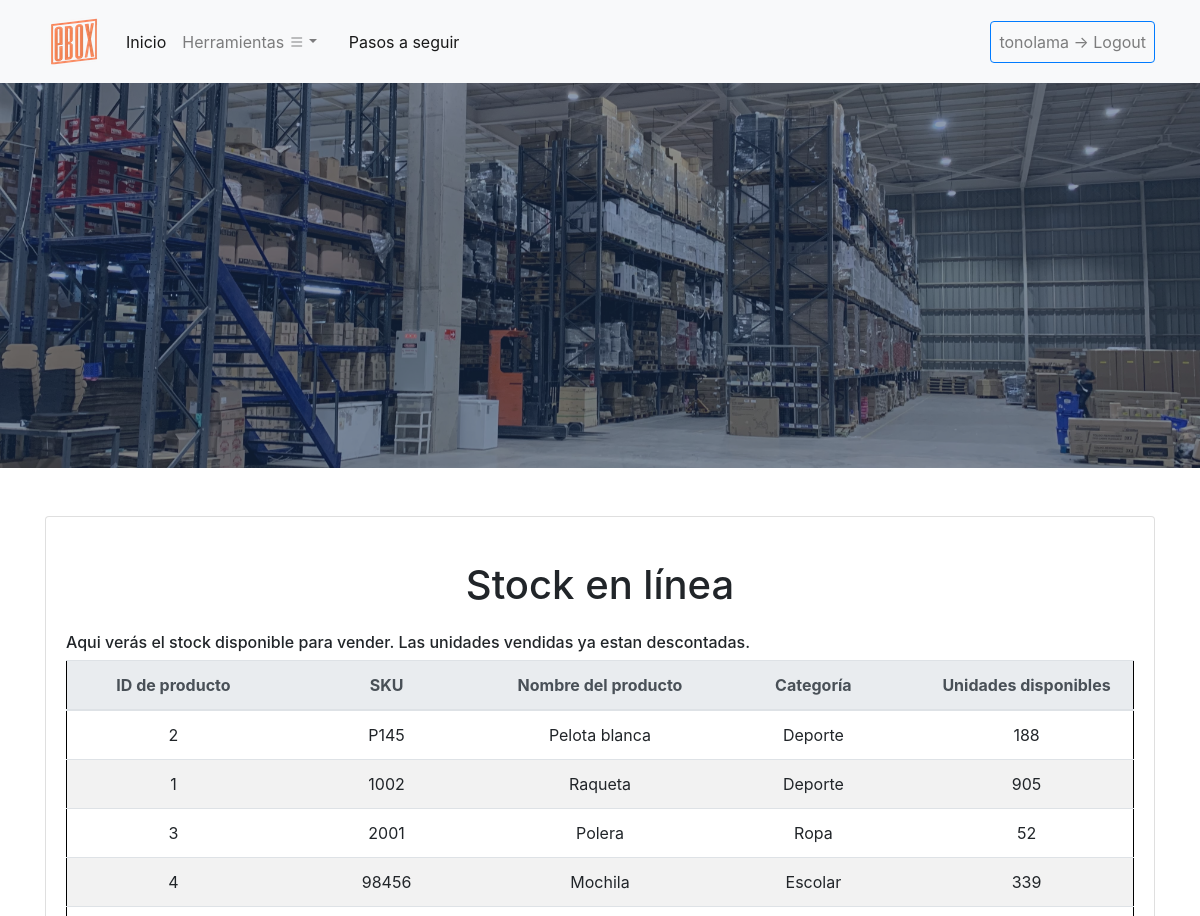
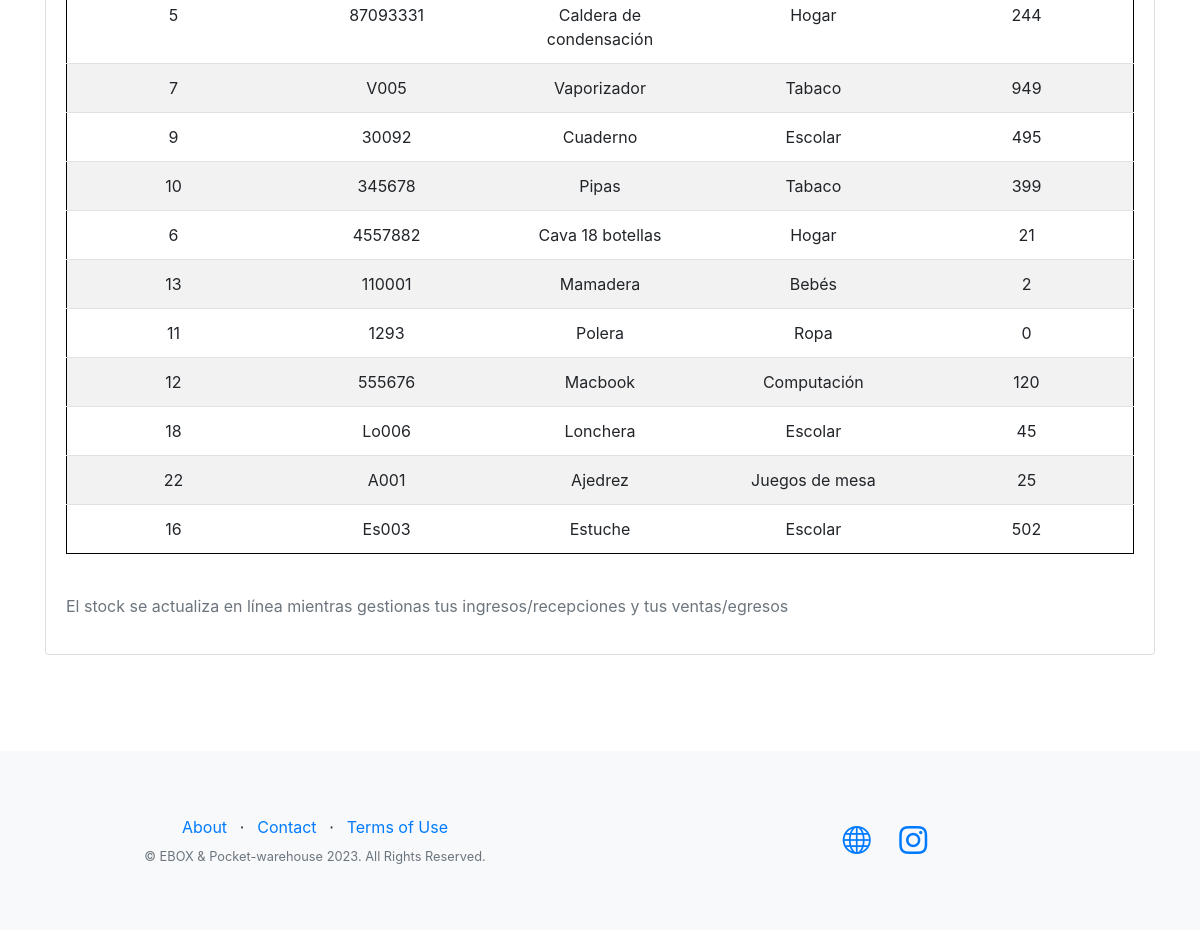
The page /eboxApp/stock_en_linea/ (signed in) on the database as committed earlier (2 pictures, top to bottom).
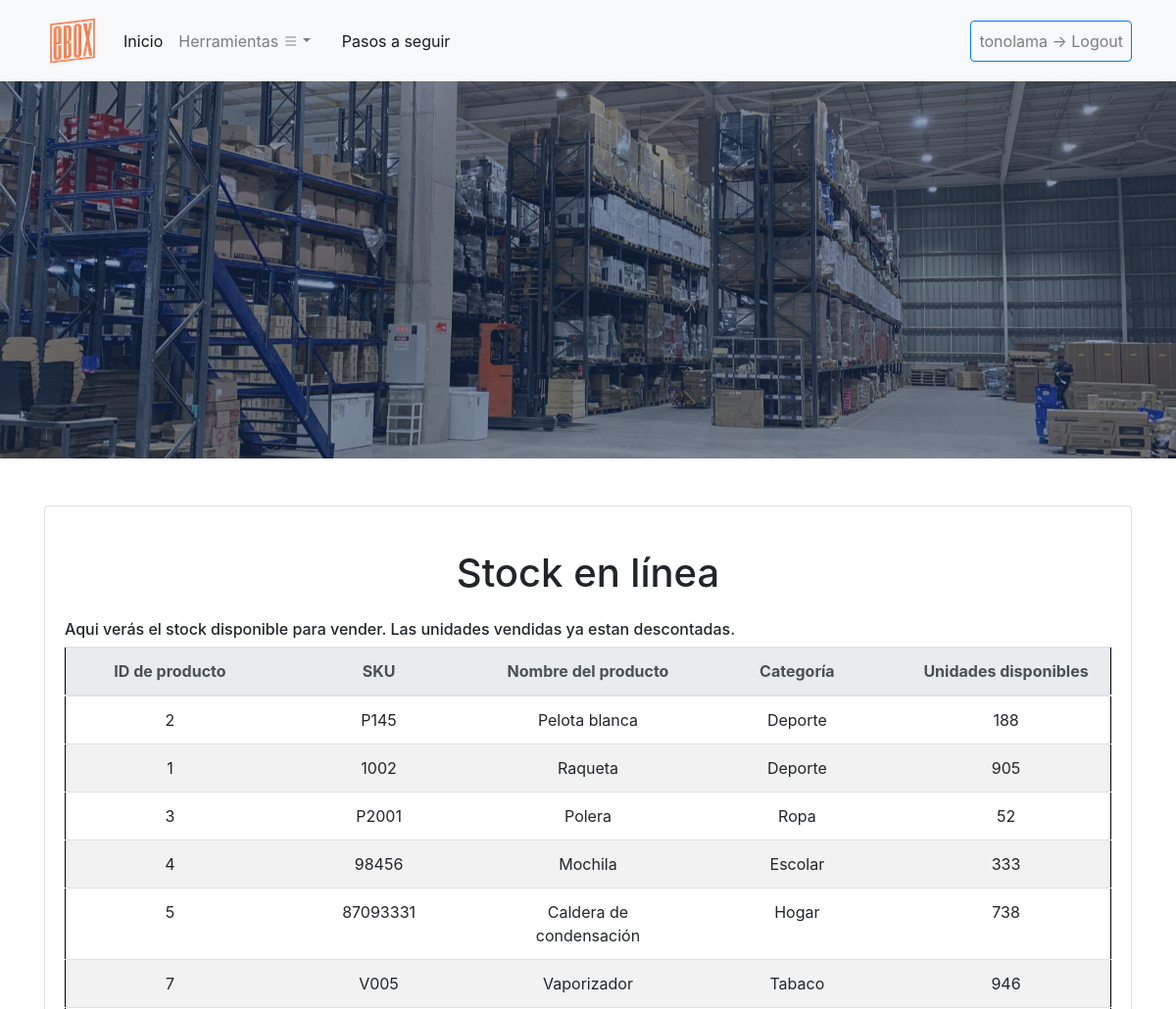
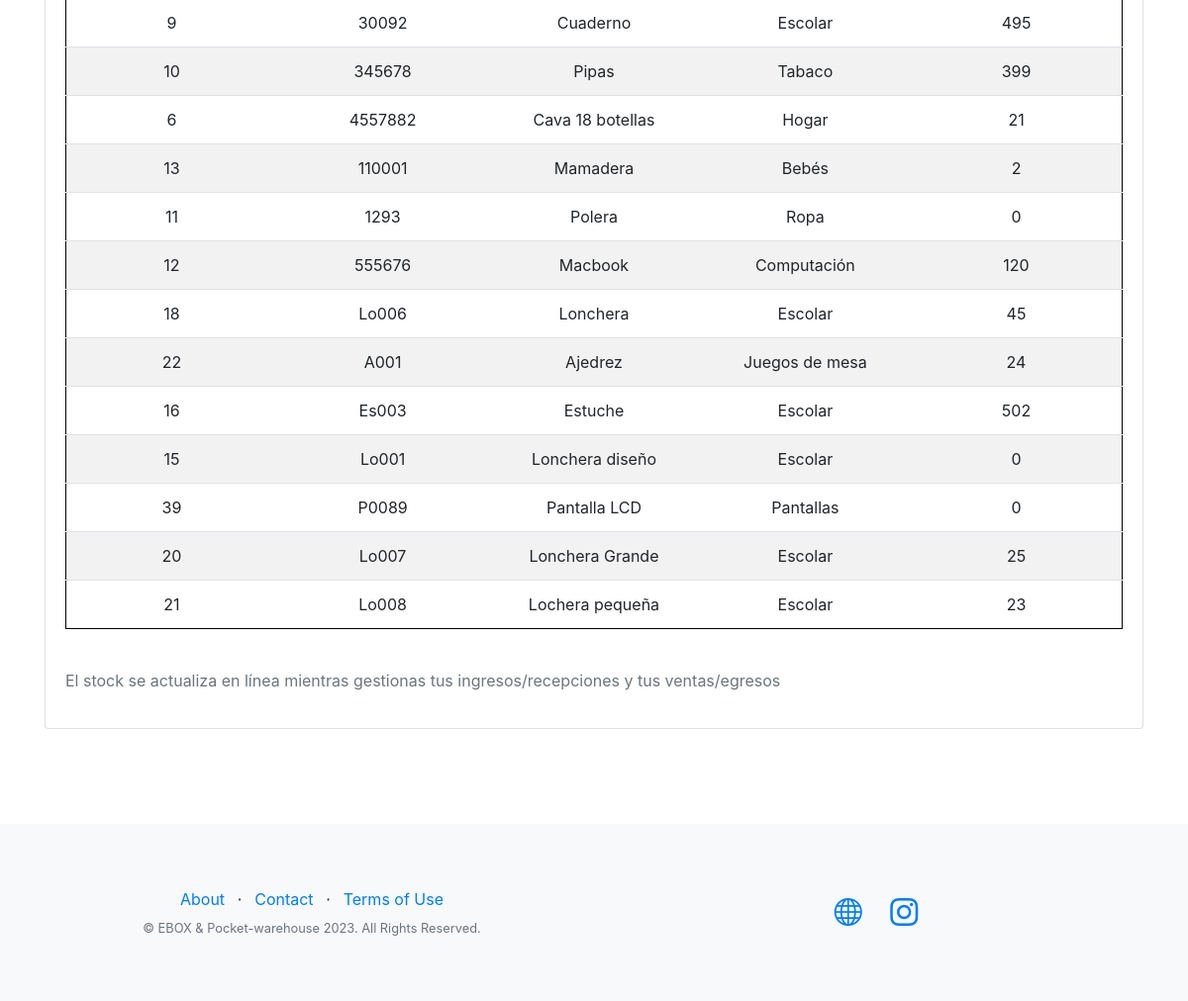
The same page on the database as committed later (2 pictures, top to bottom).
### eboxApp/models.py (models this page shows, shortened)
class Inventario(models.Model):
    sku = models.ForeignKey(Maestra, on_delete=models.CASCADE, null=True)
    tot_unidades = models.IntegerField(null=True)

class Maestra(models.Model):
    nombre_producto = models.CharField(max_length=300)
    numero_sku = models.CharField(max_length=300)
    categoria = models.CharField(max_length=300)

### eboxApp/views.py (the view)
# urls.py: path('stock_en_linea/', views.stock_en_linea, name='stock_en_linea'),
@login_required
def stock_en_linea(request):
    inventarios = Inventario.objects.all()
    return render(request, 'eboxApp/stock_en_linea.html', {'inventarios': inventarios})

### eboxApp/templates/eboxApp/stock_en_linea.html (shortened to what this page needs)
{% extends "eboxApp/base.html" %}
{% load static %}
{% block contenido_que_cambia %}
    <div class="container my-5">
      <div class="card mt-4">
        <div class="card-body">
          <h1 class="text-center my-4">Stock en línea</h1>
          <h6 aling = "justify-content-center">Aqui verás el stock disponible para vender. Las unidades vendidas ya estan descontadas.</h6>
          <div class="row">
            <div class="col">
              <table class="table">
                <thead class="thead-light">
                  <tr class = "table-secondary">
                    <th>ID de producto</th>
                    <th>SKU</th>
                    <th>Nombre del producto</th>
                    <th>Categoría</th>
                    <th>Unidades disponibles</th>
                  </tr>
                </thead>
                <tbody>
                  {% for inventario in inventarios %}
                  <tr>
                    <td>{{ inventario.sku.id }}</td>
                    <td>{{ inventario.sku.numero_sku }}</td>
                    <td>{{ inventario.sku.nombre_producto }}</td>
                    <td>{{ inventario.sku.categoria }}</td>
                    <td>{{ inventario.tot_unidades }}</td>
                  </tr>
                  {% endfor %}
                </tbody>
              </table>
            </div>
          </div>
          <div class="row mt-4">
            <div class="col">
              <p class="text-muted">El stock se actualiza en línea mientras gestionas tus ingresos/recepciones y tus ventas/egresos</p>
            </div>
          </div>
        </div>
      </div>
    </div>
{% endblock %}

### eboxApp/templates/eboxApp/base.html (shortened to what this page needs)
<!DOCTYPE html>
<html lang="es">
    <head>
        {% load static %}
        <link href="https://cdn.jsdelivr.net/npm/bootstrap-icons@1.5.0/font/bootstrap-icons.css" rel="stylesheet" type="text/css" />
        <link href="{% static 'eboxApp/css/styles.css' %}" rel="stylesheet" />
        <link rel="stylesheet" href="https://stackpath.bootstrapcdn.com/bootstrap/4.3.1/css/bootstrap.min.css">
        <link rel="stylesheet" href="https://maxcdn.bootstrapcdn.com/bootstrap/4.0.0/css/bootstrap.min.css">
    </head>
    <body>
        <nav class="navbar navbar-expand-lg navbar-light  bg-light static-top sticky-top">
            <div class="container">
              <a class="navbar-brand" href="{% url 'eboxApp:Index' %}">
                <img src="{% static 'eboxApp/assets/img/logoEbox.png' %}" alt="ebox Logo">
              </a>
              <div class="collapse navbar-collapse" id="navbarNav">
                <ul class="navbar-nav mr-auto">
                  <li class="nav-item active">
                    <a class="nav-link" href="{% url 'eboxApp:Index' %}">Inicio</a>
                  </li>
                <li class="nav-item dropdown">
                    <a class="nav-link dropdown-toggle" href="#" id="navbarDropdown" role="button" data-toggle="dropdown" aria-haspopup="true" aria-expanded="false">Herramientas <i class="bi bi-list"></i></a>
                </li>
                <li class="nav-item active">
                  <a class="nav-link" href="#"></a>
                </li>
                <li class="nav-item active">
                  <a class="nav-link" href="#Comosehace">Pasos a seguir</a>
                </li>
                </ul>
                {% if user.is_authenticated %}
                <ul class="navbar-nav ml-lg-2">
                  <li class="nav-item">
                    <a class="nav-link btn btn-outline-primary" href="{% url 'eboxApp:logout' %}">{{ user.username }} -> Logout</a>
                  </li>
                </ul>
                {% else %}
                <ul class="navbar-nav ml-lg-2">
                  <li class="nav-item">
                    <a class="nav-link btn btn-outline-primary" href="{% url 'eboxApp:Login' %}">Iniciar Sesión</a>
                  </li>
                </ul>
                {% endif %}
              </div>
            </div>
          </nav>
        <header class="masthead">
            <div class="container position-relative">
                <div class="row justify-content-center">
                    <div class="col-xl-6">
                    </div>
                </div>
            </div>
        </header>
        {% block contenido_que_cambia %}
        {% endblock %}
        <br>
        <br>
        <footer class="footer bg-light">
            <div class="container">
                <div class="row">
                    <div class="col-lg-6 h-100 text-center text-lg-start my-auto">
                        <ul class="list-inline mb-2">
                            <li class="list-inline-item"><a href="{% url 'eboxApp:about' %}">About</a></li>
                            <li class="list-inline-item">⋅</li>
                            <li class="list-inline-item"><a href="{% url 'eboxApp:Index' %}#signup">Contact</a></li>
                            <li class="list-inline-item">⋅</li>
                            <li class="list-inline-item"><a href="{% url 'eboxApp:Terms' %}">Terms of Use</a></li>
                        </ul>
                        <p class="text-muted small mb-4 mb-lg-0">&copy; EBOX & Pocket-warehouse 2023. All Rights Reserved.</p>
                    </div>
                    <div class="col-lg-6 h-100 text-center text-lg-end my-auto">
                        <ul class="list-inline mb-0">
                            <li class="list-inline-item me-4">
                                <a href="http://www.ebox3pl.cl"><i class="bi-globe fs-3"></i></a>
                            </li>
                            <li class="list-inline-item">
                                <a href="https://www.instagram.com/eboxfulfillment/" target = "_blank"><i class="bi-instagram fs-3"></i></a>
                            </li>
                        </ul>
                    </div>
                </div>
            </div>
        </footer>
    </body>
</html>

Rows that differ between the two databases and show on the page:
changed through a linked row, Inventario (number 3 of 19 on the later page): sku.numero_sku "2001" → "P2001"
changed Inventario "Mochila": tot_unidades "339" → "333"
changed Inventario "Caldera de condensación": tot_unidades "244" → "738"
changed Inventario "Vaporizador": tot_unidades "949" → "946"
changed Inventario "Ajedrez": tot_unidades "25" → "24"
added Inventario: sku.id "15", sku.numero_sku "Lo001", sku.nombre_producto "Lonchera diseño", sku.categoria "Escolar", tot_unidades "0"
added Inventario: sku.id "39", sku.numero_sku "P0089", sku.nombre_producto "Pantalla LCD", sku.categoria "Pantallas", tot_unidades "0"
added Inventario: sku.id "20", sku.numero_sku "Lo007", sku.nombre_producto "Lonchera Grande", sku.categoria "Escolar", tot_unidades "25"
added Inventario: sku.id "21", sku.numero_sku "Lo008", sku.nombre_producto "Lochera pequeña", sku.categoria "Escolar", tot_unidades "23"
